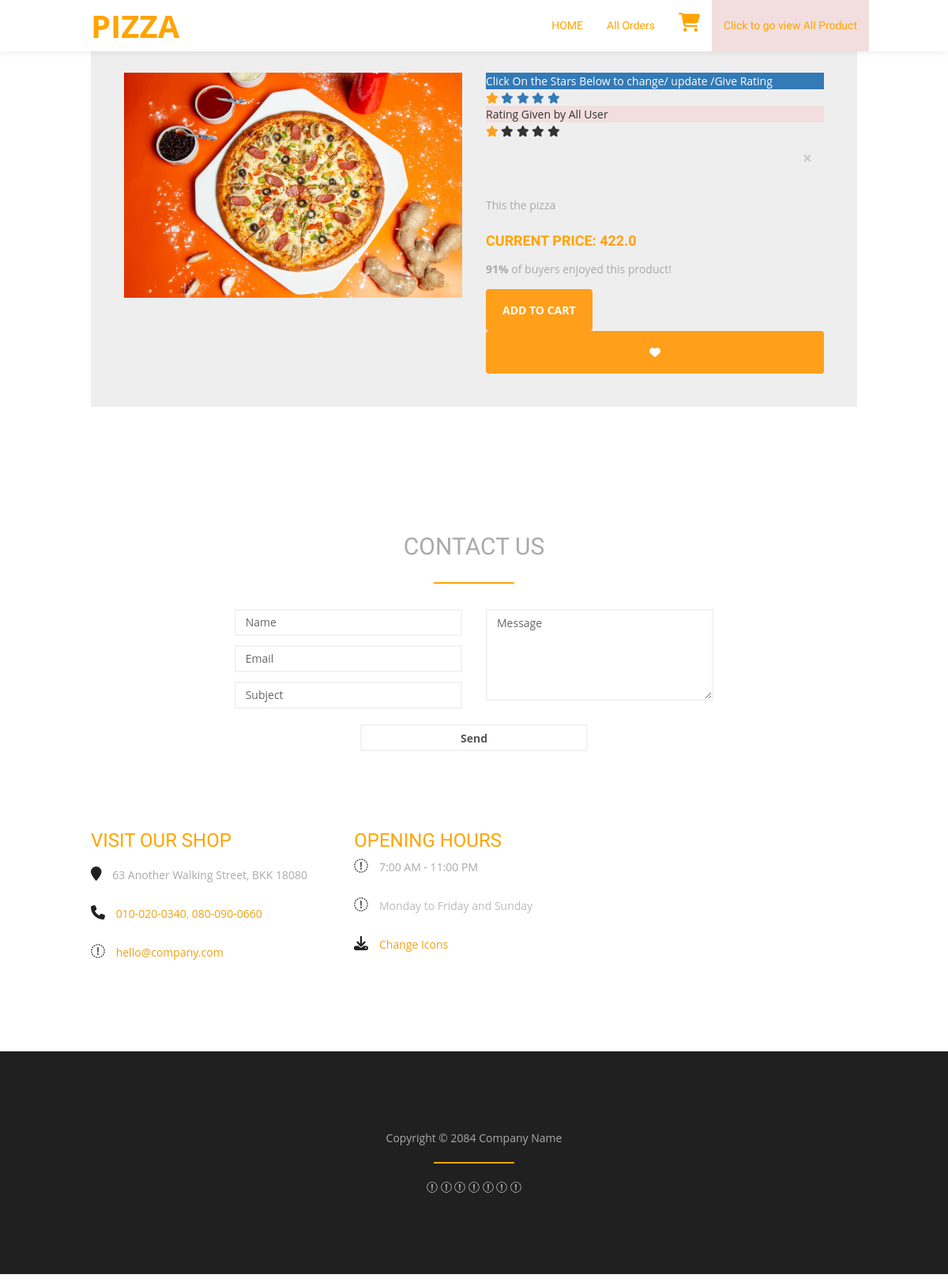
Screenshot of /product-detail/5/ (signed in) with the database file from the repository.
### app/models.py (models this page shows)
class Product(models.Model):
    title=models.CharField(max_length=20)
    product_image=models.ImageField(upload_to='productimages')
    product_price = models.FloatField()
    description=models.TextField()
    category = models.CharField(choices=category_choice,max_length=20)
    def __str__(self):
        return str(self.id)

### app/views.py (the view)
# urls.py: path('product-detail/<int:pk>/',views.detail,name="detaildata"),
def detail(request,pk):
    myp = Product.objects.get(id=pk)
    print('------------------myp-----------------------------------------------')
    print(myp)
    print(request.user)
    rating = Rating.objects.get_or_create(rate=myp,user=request.user)
    allobj = Rating.objects.filter(rate=myp)
    sum1=0
    for i in allobj:
        sum1+=i.rating
    print("sum is {sum1}")
    print(sum1)
    print("sum1")
    o = len(allobj)
    p = o*5
    value = (sum1/p)*100
    value = math.floor(value)
    print(o)
    return render(request, "app/product-detail.html",{'myp':myp,'c':rating[0].rating,'o':o,'sum':sum1,'p':p,'value':value})

### app/templates/app/product-detail.html (shortened to what this page needs)
{% extends 'app/index.html' %}
{% load static %}
{% block main-content %}
	<div class="container">
		<div class="card">
			<div class="container-fliud">
				<div class="wrapper row">
					<div class="preview col-md-6">
						<div class="preview-pic tab-content">
						  <div class="tab-pane active" id="pic-1"><img src="{{myp.product_image.url}}" /></div>
						</div>
					</div>
					<div class="details col-md-6">
		<div class="stars">
			<div class="p-3 mb-2 bg-primary text-white">Click On the Stars Below  to change/ update /Give Rating</div>
			{% if c == 1 %}
	<a href="{% url 'addstar' myp.id 1 %}"><span class="fa fa-star checked"></span></a>
								<a href="{% url 'addstar' myp.id 2 %}"><span class="fa fa-star "></span></a>
								<a href="{% url 'addstar' myp.id 3 %}"><span class="fa fa-star "></span></a>
								<a href="{% url 'addstar' myp.id 4 %}"><span class="fa fa-star"></span></a>
								<a href="{% url 'addstar'  myp.id 5 %}"><span class="fa fa-star"></span></a>
	{% endif %}
</div>
							<div class="p-3 mb-2 bg-danger text-white">Rating Given by All User</div>
							<div class="stars">
						{% if value <= 20 %}
			<span class="fa fa-star checked"></span>
			<span class="fa fa-star"></span>
			<span class="fa fa-star"></span>
			<span class="fa fa-star"></span>
			<span class="fa fa-star"></span>
			{% endif %}
</div>
<div class="alert alert-{{ messages.tags }} alert-dismissible" role="alert">
    <button type="button" class="close" data-dismiss="alert" aria-label="Close">
        <span aria-hidden="true">&times;</span>
    </button>
</div>
						<p class="product-description">{{myp.description}}</p>
						<h4 class="price">current price: <span>{{myp.product_price}}</span></h4>
						<p class="vote"><strong>91%</strong> of buyers enjoyed this product! <strong></strong></p>
						<div class="action">
						<form action="/addtocart" class="d-inline">
        <button type="submit" class="add-to-cart btn btn-default"> Add to cart</button>
    </form>
	</div>
							<button class="like btn btn-default" type="button"><span class="fa fa-heart"></span></button>
						</div>
					</div>
				</div>
			</div>
		</div>
{% endblock main-content %}

### app/static/app/css/templatemo-style.css (style rules this page uses)
body { font-family: 'Signika', sans-serif; font-weight: 400; position: relative; }
h1,h2, h3, h4, .navbar-default .navbar-nav li a, .navbar-default .navbar-nav>li>a:focus { color: #ffa400; font-family: 'Chewy', cursive; font-weight: 400; }
img { max-width: 100%; height: auto; }
@media (min-width: 768px) { .container { width: 700px; } }
@media (min-width: 992px) { .container { width: 900px; } }
@media (min-width: 1200px) { .container { width: 1000px; } }

### app/static/app/css/style.css (style rules this page uses)
body { font-family: 'open sans'; overflow-x: hidden; }
img { max-width: 100%; }
.preview { display: -webkit-box; display: -webkit-flex; display: -ms-flexbox; display: flex; -webkit-box-orient: vertical; -webkit-box-direction: normal; -webkit-flex-direction: column; -ms-flex-direction: column; flex-direction: column; }
.preview-pic { -webkit-box-flex: 1; -webkit-flex-grow: 1; -ms-flex-positive: 1; flex-grow: 1; }
.tab-content { overflow: hidden; }
.tab-content img { width: 100%; -webkit-animation-name: opacity; animation-name: opacity; -webkit-animation-duration: .3s; animation-duration: .3s; }
.card { margin-top: 50px; background: #eee; padding: 3em; line-height: 1.5em; }
@media screen and (min-width: 997px) { .wrapper { display: -webkit-box; display: -webkit-flex; display: -ms-flexbox; display: flex; } }
.details { display: -webkit-box; display: -webkit-flex; display: -ms-flexbox; display: flex; -webkit-box-orient: vertical; -webkit-box-direction: normal; -webkit-flex-direction: column; -ms-flex-direction: column; flex-direction: column; }
.product-title, .price, .sizes, .colors { text-transform: UPPERCASE; font-weight: bold; }
.checked, .price span { color: #ff9f1a; }
.product-title, .rating, .product-description, .price, .vote, .sizes { margin-bottom: 15px; }
.add-to-cart, .like { background: #ff9f1a; padding: 1.2em 1.5em; border: none; text-transform: UPPERCASE; font-weight: bold; color: #fff; -webkit-transition: background .3s ease; transition: background .3s ease; }
p, p a { color: #aaa; text-decoration: none; }

### rows the page displays
Product: product_image (picture), description "This the pizza", product_price "422.0"
